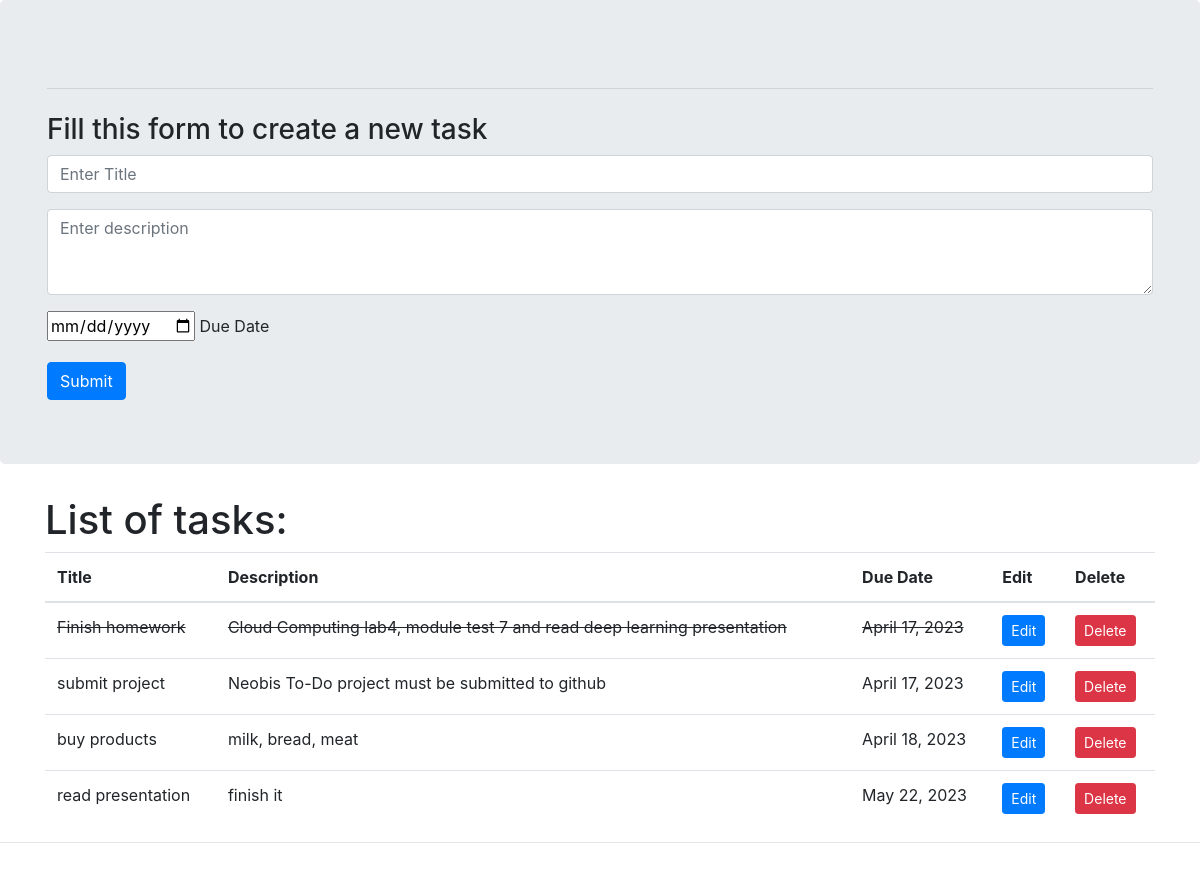
Before: / with the older database file.
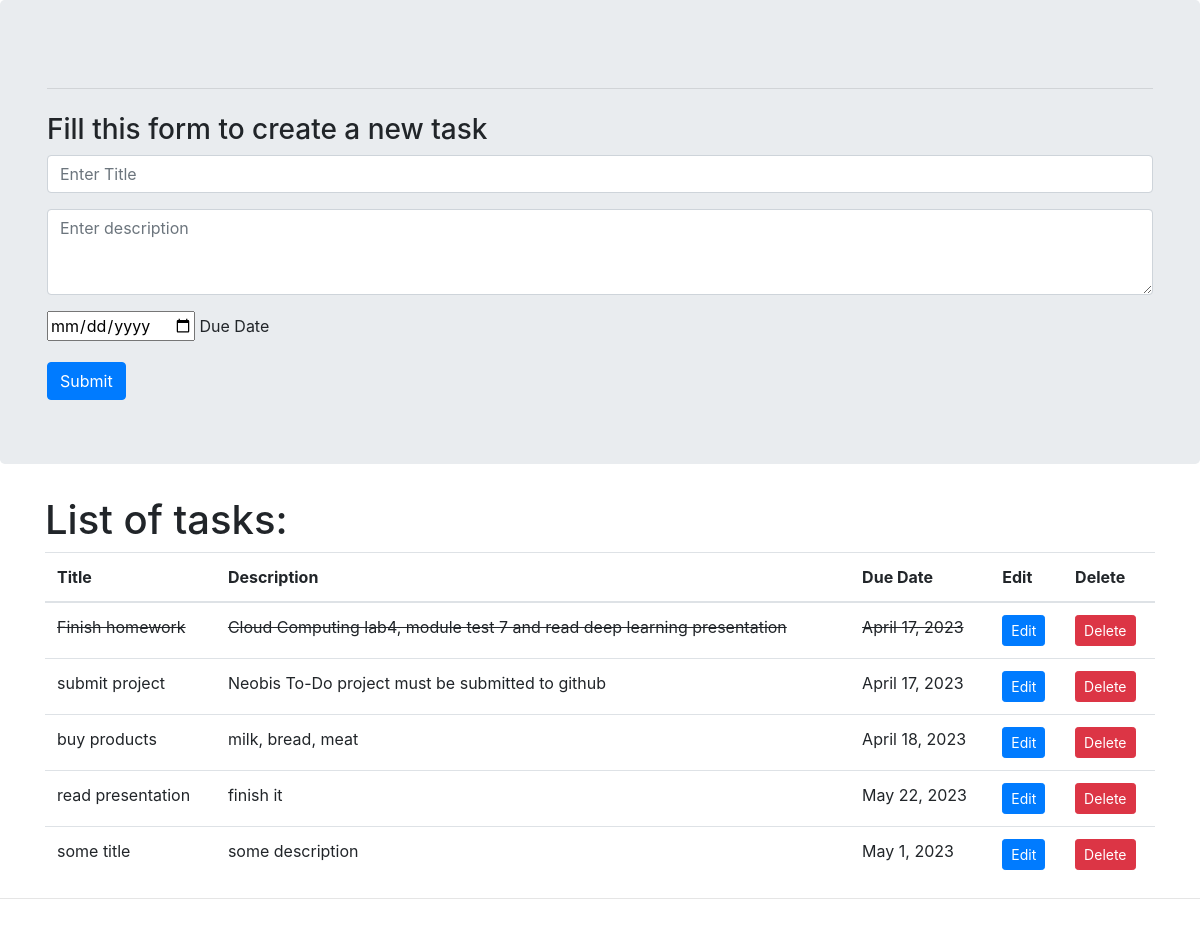
After: the same page with the newer database file.
### tasks/models.py (models this page shows, shortened)
class Task(models.Model):
    title = models.CharField(max_length=50, default="", blank=True)
    description = models.CharField(max_length=200,  default="", blank=True)
    created = models.DateField(default=timezone.now().strftime("%Y-%m-%d")) # a date
    date = models.DateField(default=timezone.now().strftime("%Y-%m-%d")) # a date
    is_done = models.BooleanField(default=False)
    class Meta:
        ordering = ["-created"]

### tasks/views.py (the view, shortened to what this page needs)
# urls.py: path('', views.index, name='home'),
def index(request):
    tasks = Task.objects.all()
    context = {'tasks': tasks}
    return render(request, 'index.html', context)

### templates/index.html (shortened to what this page needs)
{% extends 'base.html' %}
{% block body %}
<div class="container-fluid px-0">
    <div class="jumbotron">
        <div class="container">
            <hr class="my-4">
            <h3>Fill this form to create a new task</h3>
            <form method="POST" action="/">
                <div class="form-group">
                    <input type="text" name="title" class="form-control" id="title" placeholder="Enter Title"
                        aria-describedby="emailHelp">
                </div>
                <div class="form-group">
                    <textarea class="form-control" name="description" id="description" rows="3"
                        placeholder="Enter description"></textarea>
                </div>
                <div class = "form-group">
                    <input type="date" id="date" class="taskDate" name="date">
                        <label for="dueDate">Due Date</label>
                </div>
                <button type="submit" class="btn btn-primary">Submit</button>
            </form>
        </div>
    </div>
</div>
<div class="container">
    <h1>List of tasks:</h1>
    <table class="table">
        <thead>
            <tr>
                <th scope="col">Title</th>
                <th scope="col">Description</th>
                <th scope="col">Due Date</th>
                <th scope="col">Edit</th>
                <th scope="col">Delete</th>
            </tr>
        </thead>
        <tbody>
            {% for i in tasks %}
            <tr>
                {% if i.is_done %}
                <td><strike>{{ i.title }}</strike></td>
                <td><strike>{{ i.description }}</strike></td>
                <td><strike>{{ i.date }}</strike></td>
                {% else %}
                <td>{{ i.title }}</td>
                <td>{{ i.description }}</td>
                <td>{{ i.date }}</td>
                {% endif %}
                <td><a href="{% url 'edit' i.id %}" type="button" class="btn btn-sm btn-primary">Edit</a></td>
                <td><a href="{% url 'delete' i.id %}" type="button" class="btn btn-sm btn-danger">Delete</a></td>
            </tr>
            {% endfor %}
        </tbody>
    </table>
</div>
<hr>
<br>
<br>
{% endblock body %}

Changed rows visible on the page:
added Task: title "some title", description "some description", date "May 1, 2023"
